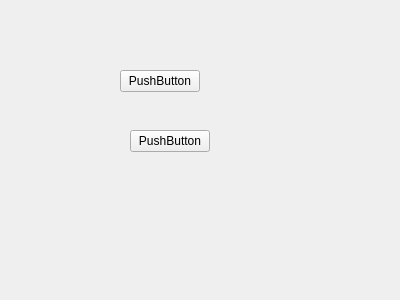
<?xml version="1.0" encoding="UTF-8"?>
<ui version="4.0">
 <class>NewWidget</class>
 <widget class="QWidget" name="NewWidget">
  <property name="geometry">
   <rect>
    <x>0</x>
    <y>0</y>
    <width>400</width>
    <height>300</height>
   </rect>
  </property>
  <property name="windowTitle">
   <string>Form</string>
  </property>
  <widget class="QPushButton" name="pushButton">
   <property name="geometry">
    <rect>
     <x>130</x>
     <y>130</y>
     <width>80</width>
     <height>22</height>
    </rect>
   </property>
   <property name="text">
    <string>PushButton</string>
   </property>
  </widget>
  <widget class="QPushButton" name="pushButton_2">
   <property name="geometry">
    <rect>
     <x>120</x>
     <y>70</y>
     <width>80</width>
     <height>22</height>
    </rect>
   </property>
   <property name="text">
    <string>PushButton</string>
   </property>
  </widget>
 </widget>
 <resources/>
 <connections/>
</ui>
